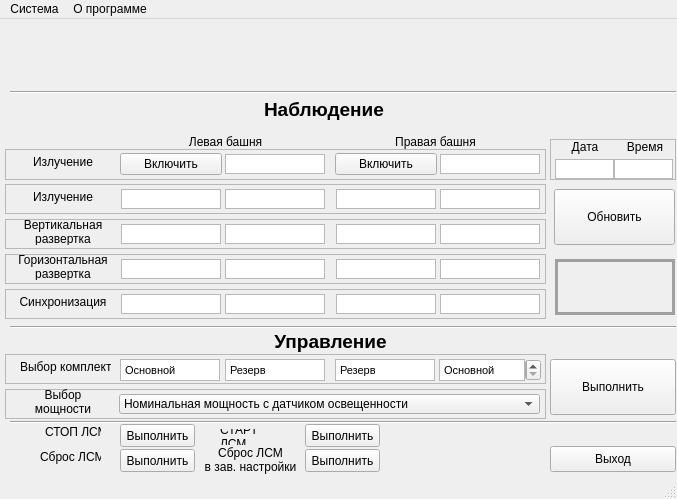
<?xml version="1.0" encoding="UTF-8"?>
<ui version="4.0">
 <class>MainWindow</class>
 <widget class="QMainWindow" name="MainWindow">
  <property name="geometry">
   <rect>
    <x>0</x>
    <y>0</y>
    <width>677</width>
    <height>499</height>
   </rect>
  </property>
  <property name="sizePolicy">
   <sizepolicy hsizetype="Fixed" vsizetype="Fixed">
    <horstretch>0</horstretch>
    <verstretch>0</verstretch>
   </sizepolicy>
  </property>
  <property name="minimumSize">
   <size>
    <width>677</width>
    <height>499</height>
   </size>
  </property>
  <property name="maximumSize">
   <size>
    <width>677</width>
    <height>499</height>
   </size>
  </property>
  <property name="windowTitle">
   <string notr="true">LSM</string>
  </property>
  <property name="toolButtonStyle">
   <enum>Qt::ToolButtonIconOnly</enum>
  </property>
  <property name="dockOptions">
   <set>QMainWindow::AllowTabbedDocks|QMainWindow::AnimatedDocks</set>
  </property>
  <widget class="QWidget" name="centralwidget">
   <widget class="QPushButton" name="pushButton">
    <property name="geometry">
     <rect>
      <x>554</x>
      <y>170</y>
      <width>121</width>
      <height>56</height>
     </rect>
    </property>
    <property name="text">
     <string>Обновить</string>
    </property>
   </widget>
   <widget class="QPushButton" name="pushButton_2">
    <property name="geometry">
     <rect>
      <x>550</x>
      <y>340</y>
      <width>126</width>
      <height>56</height>
     </rect>
    </property>
    <property name="text">
     <string>Выполнить</string>
    </property>
   </widget>
   <widget class="QPushButton" name="pushButton_3">
    <property name="geometry">
     <rect>
      <x>550</x>
      <y>427</y>
      <width>126</width>
      <height>26</height>
     </rect>
    </property>
    <property name="text">
     <string>Выход</string>
    </property>
   </widget>
   <widget class="QPushButton" name="pushButton_4">
    <property name="geometry">
     <rect>
      <x>120</x>
      <y>405</y>
      <width>75</width>
      <height>23</height>
     </rect>
    </property>
    <property name="text">
     <string>Выполнить</string>
    </property>
   </widget>
   <widget class="QPushButton" name="pushButton_5">
    <property name="geometry">
     <rect>
      <x>120</x>
      <y>430</y>
      <width>75</width>
      <height>23</height>
     </rect>
    </property>
    <property name="text">
     <string>Выполнить</string>
    </property>
   </widget>
   <widget class="QPushButton" name="pushButton_6">
    <property name="geometry">
     <rect>
      <x>305</x>
      <y>405</y>
      <width>75</width>
      <height>23</height>
     </rect>
    </property>
    <property name="text">
     <string>Выполнить</string>
    </property>
   </widget>
   <widget class="QPushButton" name="pushButton_7">
    <property name="geometry">
     <rect>
      <x>305</x>
      <y>430</y>
      <width>75</width>
      <height>23</height>
     </rect>
    </property>
    <property name="text">
     <string>Выполнить</string>
    </property>
   </widget>
   <widget class="QLabel" name="label">
    <property name="geometry">
     <rect>
      <x>45</x>
      <y>405</y>
      <width>56</width>
      <height>16</height>
     </rect>
    </property>
    <property name="text">
     <string>СТОП ЛСМ</string>
    </property>
   </widget>
   <widget class="QLabel" name="label_2">
    <property name="geometry">
     <rect>
      <x>40</x>
      <y>430</y>
      <width>61</width>
      <height>16</height>
     </rect>
    </property>
    <property name="text">
     <string>Сброс ЛСМ</string>
    </property>
   </widget>
   <widget class="QLabel" name="label_3">
    <property name="geometry">
     <rect>
      <x>220</x>
      <y>410</y>
      <width>66</width>
      <height>16</height>
     </rect>
    </property>
    <property name="text">
     <string>СТАРТ ЛСМ</string>
    </property>
    <property name="wordWrap">
     <bool>true</bool>
    </property>
   </widget>
   <widget class="QFrame" name="frame">
    <property name="geometry">
     <rect>
      <x>5</x>
      <y>335</y>
      <width>541</width>
      <height>30</height>
     </rect>
    </property>
    <property name="frameShape">
     <enum>QFrame::StyledPanel</enum>
    </property>
    <property name="frameShadow">
     <enum>QFrame::Raised</enum>
    </property>
    <property name="lineWidth">
     <number>1</number>
    </property>
    <widget class="QTextEdit" name="lsm__lsm_module__m2">
     <property name="geometry">
      <rect>
       <x>330</x>
       <y>5</y>
       <width>100</width>
       <height>22</height>
      </rect>
     </property>
     <property name="layoutDirection">
      <enum>Qt::LeftToRight</enum>
     </property>
     <property name="verticalScrollBarPolicy">
      <enum>Qt::ScrollBarAlwaysOff</enum>
     </property>
     <property name="horizontalScrollBarPolicy">
      <enum>Qt::ScrollBarAlwaysOff</enum>
     </property>
     <property name="readOnly">
      <bool>true</bool>
     </property>
     <property name="html">
      <string>&lt;!DOCTYPE HTML PUBLIC &quot;-//W3C//DTD HTML 4.0//EN&quot; &quot;http://www.w3.org/TR/REC-html40/strict.dtd&quot;&gt;
&lt;html&gt;&lt;head&gt;&lt;meta name=&quot;qrichtext&quot; content=&quot;1&quot; /&gt;&lt;style type=&quot;text/css&quot;&gt;
p, li { white-space: pre-wrap; }
&lt;/style&gt;&lt;/head&gt;&lt;body style=&quot; font-family:'MS Shell Dlg 2'; font-size:8.25pt; font-weight:400; font-style:normal;&quot;&gt;
&lt;p style=&quot; margin-top:0px; margin-bottom:0px; margin-left:0px; margin-right:0px; -qt-block-indent:0; text-indent:0px;&quot;&gt;&lt;span style=&quot; vertical-align:middle;&quot;&gt;Резерв&lt;/span&gt;&lt;/p&gt;&lt;/body&gt;&lt;/html&gt;</string>
     </property>
    </widget>
    <widget class="QTextEdit" name="lsm__lsm_module__m0">
     <property name="geometry">
      <rect>
       <x>115</x>
       <y>5</y>
       <width>100</width>
       <height>22</height>
      </rect>
     </property>
     <property name="verticalScrollBarPolicy">
      <enum>Qt::ScrollBarAlwaysOff</enum>
     </property>
     <property name="horizontalScrollBarPolicy">
      <enum>Qt::ScrollBarAlwaysOff</enum>
     </property>
     <property name="readOnly">
      <bool>true</bool>
     </property>
     <property name="html">
      <string>&lt;!DOCTYPE HTML PUBLIC &quot;-//W3C//DTD HTML 4.0//EN&quot; &quot;http://www.w3.org/TR/REC-html40/strict.dtd&quot;&gt;
&lt;html&gt;&lt;head&gt;&lt;meta name=&quot;qrichtext&quot; content=&quot;1&quot; /&gt;&lt;style type=&quot;text/css&quot;&gt;
p, li { white-space: pre-wrap; }
&lt;/style&gt;&lt;/head&gt;&lt;body style=&quot; font-family:'MS Shell Dlg 2'; font-size:8.25pt; font-weight:400; font-style:normal;&quot;&gt;
&lt;p style=&quot; margin-top:0px; margin-bottom:0px; margin-left:0px; margin-right:0px; -qt-block-indent:0; text-indent:0px;&quot;&gt;Основной&lt;/p&gt;&lt;/body&gt;&lt;/html&gt;</string>
     </property>
    </widget>
    <widget class="QTextEdit" name="lsm__lsm_module__m1">
     <property name="geometry">
      <rect>
       <x>220</x>
       <y>5</y>
       <width>100</width>
       <height>22</height>
      </rect>
     </property>
     <property name="verticalScrollBarPolicy">
      <enum>Qt::ScrollBarAlwaysOff</enum>
     </property>
     <property name="horizontalScrollBarPolicy">
      <enum>Qt::ScrollBarAlwaysOff</enum>
     </property>
     <property name="readOnly">
      <bool>true</bool>
     </property>
     <property name="html">
      <string>&lt;!DOCTYPE HTML PUBLIC &quot;-//W3C//DTD HTML 4.0//EN&quot; &quot;http://www.w3.org/TR/REC-html40/strict.dtd&quot;&gt;
&lt;html&gt;&lt;head&gt;&lt;meta name=&quot;qrichtext&quot; content=&quot;1&quot; /&gt;&lt;style type=&quot;text/css&quot;&gt;
p, li { white-space: pre-wrap; }
&lt;/style&gt;&lt;/head&gt;&lt;body style=&quot; font-family:'MS Shell Dlg 2'; font-size:8.25pt; font-weight:400; font-style:normal;&quot;&gt;
&lt;p style=&quot; margin-top:0px; margin-bottom:0px; margin-left:0px; margin-right:0px; -qt-block-indent:0; text-indent:0px;&quot;&gt;Резерв&lt;/p&gt;&lt;/body&gt;&lt;/html&gt;</string>
     </property>
    </widget>
    <widget class="QLabel" name="label_5">
     <property name="geometry">
      <rect>
       <x>15</x>
       <y>5</y>
       <width>91</width>
       <height>16</height>
      </rect>
     </property>
     <property name="text">
      <string>Выбор комплекта</string>
     </property>
    </widget>
    <widget class="QSpinBox" name="spinBox">
     <property name="geometry">
      <rect>
       <x>520</x>
       <y>5</y>
       <width>16</width>
       <height>22</height>
      </rect>
     </property>
    </widget>
    <widget class="QTextEdit" name="lsm__lsm_module__m3">
     <property name="geometry">
      <rect>
       <x>434</x>
       <y>5</y>
       <width>86</width>
       <height>22</height>
      </rect>
     </property>
     <property name="verticalScrollBarPolicy">
      <enum>Qt::ScrollBarAlwaysOff</enum>
     </property>
     <property name="horizontalScrollBarPolicy">
      <enum>Qt::ScrollBarAlwaysOff</enum>
     </property>
     <property name="readOnly">
      <bool>true</bool>
     </property>
     <property name="html">
      <string>&lt;!DOCTYPE HTML PUBLIC &quot;-//W3C//DTD HTML 4.0//EN&quot; &quot;http://www.w3.org/TR/REC-html40/strict.dtd&quot;&gt;
&lt;html&gt;&lt;head&gt;&lt;meta name=&quot;qrichtext&quot; content=&quot;1&quot; /&gt;&lt;style type=&quot;text/css&quot;&gt;
p, li { white-space: pre-wrap; }
&lt;/style&gt;&lt;/head&gt;&lt;body style=&quot; font-family:'MS Shell Dlg 2'; font-size:8.25pt; font-weight:400; font-style:normal;&quot;&gt;
&lt;p style=&quot; margin-top:0px; margin-bottom:0px; margin-left:0px; margin-right:0px; -qt-block-indent:0; text-indent:0px;&quot;&gt;Основной&lt;/p&gt;&lt;/body&gt;&lt;/html&gt;</string>
     </property>
    </widget>
   </widget>
   <widget class="QLabel" name="label_6">
    <property name="geometry">
     <rect>
      <x>265</x>
      <y>310</y>
      <width>131</width>
      <height>25</height>
     </rect>
    </property>
    <property name="font">
     <font>
      <pointsize>14</pointsize>
      <weight>75</weight>
      <bold>true</bold>
     </font>
    </property>
    <property name="text">
     <string>Управление</string>
    </property>
    <property name="alignment">
     <set>Qt::AlignCenter</set>
    </property>
   </widget>
   <widget class="QFrame" name="frame_2">
    <property name="geometry">
     <rect>
      <x>5</x>
      <y>270</y>
      <width>541</width>
      <height>30</height>
     </rect>
    </property>
    <property name="frameShape">
     <enum>QFrame::StyledPanel</enum>
    </property>
    <property name="frameShadow">
     <enum>QFrame::Raised</enum>
    </property>
    <property name="lineWidth">
     <number>1</number>
    </property>
    <widget class="QTextEdit" name="lsm__sinchronization__m2">
     <property name="geometry">
      <rect>
       <x>331</x>
       <y>5</y>
       <width>100</width>
       <height>20</height>
      </rect>
     </property>
     <property name="verticalScrollBarPolicy">
      <enum>Qt::ScrollBarAlwaysOff</enum>
     </property>
     <property name="horizontalScrollBarPolicy">
      <enum>Qt::ScrollBarAlwaysOff</enum>
     </property>
     <property name="readOnly">
      <bool>true</bool>
     </property>
    </widget>
    <widget class="QTextEdit" name="lsm__sinchronization__m0">
     <property name="geometry">
      <rect>
       <x>116</x>
       <y>5</y>
       <width>100</width>
       <height>20</height>
      </rect>
     </property>
     <property name="verticalScrollBarPolicy">
      <enum>Qt::ScrollBarAlwaysOff</enum>
     </property>
     <property name="horizontalScrollBarPolicy">
      <enum>Qt::ScrollBarAlwaysOff</enum>
     </property>
     <property name="readOnly">
      <bool>true</bool>
     </property>
    </widget>
    <widget class="QTextEdit" name="lsm__sinchronization__m1">
     <property name="geometry">
      <rect>
       <x>220</x>
       <y>5</y>
       <width>100</width>
       <height>20</height>
      </rect>
     </property>
     <property name="verticalScrollBarPolicy">
      <enum>Qt::ScrollBarAlwaysOff</enum>
     </property>
     <property name="horizontalScrollBarPolicy">
      <enum>Qt::ScrollBarAlwaysOff</enum>
     </property>
     <property name="readOnly">
      <bool>true</bool>
     </property>
    </widget>
    <widget class="QLabel" name="label_7">
     <property name="geometry">
      <rect>
       <x>10</x>
       <y>5</y>
       <width>96</width>
       <height>16</height>
      </rect>
     </property>
     <property name="text">
      <string>Синхронизация</string>
     </property>
     <property name="alignment">
      <set>Qt::AlignCenter</set>
     </property>
    </widget>
    <widget class="QTextEdit" name="lsm__sinchronization__m3">
     <property name="geometry">
      <rect>
       <x>435</x>
       <y>5</y>
       <width>100</width>
       <height>20</height>
      </rect>
     </property>
     <property name="verticalScrollBarPolicy">
      <enum>Qt::ScrollBarAlwaysOff</enum>
     </property>
     <property name="horizontalScrollBarPolicy">
      <enum>Qt::ScrollBarAlwaysOff</enum>
     </property>
     <property name="readOnly">
      <bool>true</bool>
     </property>
    </widget>
   </widget>
   <widget class="QFrame" name="frame_3">
    <property name="geometry">
     <rect>
      <x>5</x>
      <y>235</y>
      <width>541</width>
      <height>30</height>
     </rect>
    </property>
    <property name="frameShape">
     <enum>QFrame::StyledPanel</enum>
    </property>
    <property name="frameShadow">
     <enum>QFrame::Raised</enum>
    </property>
    <property name="lineWidth">
     <number>1</number>
    </property>
    <widget class="QTextEdit" name="lsm__horizontal_scan__m2">
     <property name="geometry">
      <rect>
       <x>331</x>
       <y>5</y>
       <width>100</width>
       <height>20</height>
      </rect>
     </property>
     <property name="verticalScrollBarPolicy">
      <enum>Qt::ScrollBarAlwaysOff</enum>
     </property>
     <property name="horizontalScrollBarPolicy">
      <enum>Qt::ScrollBarAlwaysOff</enum>
     </property>
     <property name="readOnly">
      <bool>true</bool>
     </property>
    </widget>
    <widget class="QTextEdit" name="lsm__horizontal_scan__m0">
     <property name="geometry">
      <rect>
       <x>116</x>
       <y>5</y>
       <width>100</width>
       <height>20</height>
      </rect>
     </property>
     <property name="verticalScrollBarPolicy">
      <enum>Qt::ScrollBarAlwaysOff</enum>
     </property>
     <property name="horizontalScrollBarPolicy">
      <enum>Qt::ScrollBarAlwaysOff</enum>
     </property>
     <property name="readOnly">
      <bool>true</bool>
     </property>
    </widget>
    <widget class="QTextEdit" name="lsm__horizontal_scan__m1">
     <property name="geometry">
      <rect>
       <x>220</x>
       <y>5</y>
       <width>100</width>
       <height>20</height>
      </rect>
     </property>
     <property name="verticalScrollBarPolicy">
      <enum>Qt::ScrollBarAlwaysOff</enum>
     </property>
     <property name="horizontalScrollBarPolicy">
      <enum>Qt::ScrollBarAlwaysOff</enum>
     </property>
     <property name="readOnly">
      <bool>true</bool>
     </property>
    </widget>
    <widget class="QTextEdit" name="lsm__horizontal_scan__m3">
     <property name="geometry">
      <rect>
       <x>435</x>
       <y>5</y>
       <width>100</width>
       <height>20</height>
      </rect>
     </property>
     <property name="verticalScrollBarPolicy">
      <enum>Qt::ScrollBarAlwaysOff</enum>
     </property>
     <property name="horizontalScrollBarPolicy">
      <enum>Qt::ScrollBarAlwaysOff</enum>
     </property>
     <property name="readOnly">
      <bool>true</bool>
     </property>
    </widget>
    <widget class="QLabel" name="label_8">
     <property name="geometry">
      <rect>
       <x>10</x>
       <y>0</y>
       <width>96</width>
       <height>26</height>
      </rect>
     </property>
     <property name="text">
      <string>Горизонтальная развертка</string>
     </property>
     <property name="alignment">
      <set>Qt::AlignCenter</set>
     </property>
     <property name="wordWrap">
      <bool>true</bool>
     </property>
    </widget>
   </widget>
   <widget class="QFrame" name="frame_4">
    <property name="geometry">
     <rect>
      <x>5</x>
      <y>165</y>
      <width>541</width>
      <height>30</height>
     </rect>
    </property>
    <property name="frameShape">
     <enum>QFrame::StyledPanel</enum>
    </property>
    <property name="frameShadow">
     <enum>QFrame::Raised</enum>
    </property>
    <property name="lineWidth">
     <number>1</number>
    </property>
    <widget class="QTextEdit" name="lsm__radiation__m2">
     <property name="geometry">
      <rect>
       <x>331</x>
       <y>5</y>
       <width>100</width>
       <height>20</height>
      </rect>
     </property>
     <property name="verticalScrollBarPolicy">
      <enum>Qt::ScrollBarAlwaysOff</enum>
     </property>
     <property name="horizontalScrollBarPolicy">
      <enum>Qt::ScrollBarAlwaysOff</enum>
     </property>
    </widget>
    <widget class="QTextEdit" name="lsm__radiation__m0">
     <property name="geometry">
      <rect>
       <x>116</x>
       <y>5</y>
       <width>100</width>
       <height>20</height>
      </rect>
     </property>
     <property name="verticalScrollBarPolicy">
      <enum>Qt::ScrollBarAlwaysOff</enum>
     </property>
     <property name="horizontalScrollBarPolicy">
      <enum>Qt::ScrollBarAlwaysOff</enum>
     </property>
     <property name="readOnly">
      <bool>true</bool>
     </property>
    </widget>
    <widget class="QTextEdit" name="lsm__radiation__m1">
     <property name="geometry">
      <rect>
       <x>220</x>
       <y>5</y>
       <width>100</width>
       <height>20</height>
      </rect>
     </property>
     <property name="verticalScrollBarPolicy">
      <enum>Qt::ScrollBarAlwaysOff</enum>
     </property>
     <property name="horizontalScrollBarPolicy">
      <enum>Qt::ScrollBarAlwaysOff</enum>
     </property>
     <property name="readOnly">
      <bool>true</bool>
     </property>
    </widget>
    <widget class="QLabel" name="label_9">
     <property name="geometry">
      <rect>
       <x>10</x>
       <y>5</y>
       <width>96</width>
       <height>16</height>
      </rect>
     </property>
     <property name="text">
      <string>Излучение</string>
     </property>
     <property name="alignment">
      <set>Qt::AlignCenter</set>
     </property>
    </widget>
    <widget class="QTextEdit" name="lsm__radiation__m3">
     <property name="geometry">
      <rect>
       <x>435</x>
       <y>5</y>
       <width>100</width>
       <height>20</height>
      </rect>
     </property>
     <property name="verticalScrollBarPolicy">
      <enum>Qt::ScrollBarAlwaysOff</enum>
     </property>
     <property name="horizontalScrollBarPolicy">
      <enum>Qt::ScrollBarAlwaysOff</enum>
     </property>
     <property name="readOnly">
      <bool>true</bool>
     </property>
    </widget>
   </widget>
   <widget class="QFrame" name="frame_5">
    <property name="geometry">
     <rect>
      <x>5</x>
      <y>200</y>
      <width>541</width>
      <height>30</height>
     </rect>
    </property>
    <property name="frameShape">
     <enum>QFrame::StyledPanel</enum>
    </property>
    <property name="frameShadow">
     <enum>QFrame::Raised</enum>
    </property>
    <property name="lineWidth">
     <number>1</number>
    </property>
    <widget class="QTextEdit" name="lsm__vertical_scan__m2">
     <property name="geometry">
      <rect>
       <x>331</x>
       <y>5</y>
       <width>100</width>
       <height>20</height>
      </rect>
     </property>
     <property name="verticalScrollBarPolicy">
      <enum>Qt::ScrollBarAlwaysOff</enum>
     </property>
     <property name="horizontalScrollBarPolicy">
      <enum>Qt::ScrollBarAlwaysOff</enum>
     </property>
     <property name="readOnly">
      <bool>true</bool>
     </property>
    </widget>
    <widget class="QTextEdit" name="lsm__vertical_scan__m0">
     <property name="geometry">
      <rect>
       <x>116</x>
       <y>5</y>
       <width>100</width>
       <height>20</height>
      </rect>
     </property>
     <property name="verticalScrollBarPolicy">
      <enum>Qt::ScrollBarAlwaysOff</enum>
     </property>
     <property name="horizontalScrollBarPolicy">
      <enum>Qt::ScrollBarAlwaysOff</enum>
     </property>
     <property name="readOnly">
      <bool>true</bool>
     </property>
    </widget>
    <widget class="QTextEdit" name="lsm__vertical_scan__m1">
     <property name="geometry">
      <rect>
       <x>220</x>
       <y>5</y>
       <width>100</width>
       <height>20</height>
      </rect>
     </property>
     <property name="verticalScrollBarPolicy">
      <enum>Qt::ScrollBarAlwaysOff</enum>
     </property>
     <property name="horizontalScrollBarPolicy">
      <enum>Qt::ScrollBarAlwaysOff</enum>
     </property>
     <property name="readOnly">
      <bool>true</bool>
     </property>
    </widget>
    <widget class="QLabel" name="label_10">
     <property name="geometry">
      <rect>
       <x>10</x>
       <y>0</y>
       <width>96</width>
       <height>26</height>
      </rect>
     </property>
     <property name="text">
      <string>Вертикальная развертка</string>
     </property>
     <property name="alignment">
      <set>Qt::AlignCenter</set>
     </property>
     <property name="wordWrap">
      <bool>true</bool>
     </property>
    </widget>
    <widget class="QTextEdit" name="lsm__vertical_scan__m3">
     <property name="geometry">
      <rect>
       <x>435</x>
       <y>5</y>
       <width>100</width>
       <height>20</height>
      </rect>
     </property>
     <property name="verticalScrollBarPolicy">
      <enum>Qt::ScrollBarAlwaysOff</enum>
     </property>
     <property name="horizontalScrollBarPolicy">
      <enum>Qt::ScrollBarAlwaysOff</enum>
     </property>
     <property name="readOnly">
      <bool>true</bool>
     </property>
    </widget>
   </widget>
   <widget class="QFrame" name="frame_6">
    <property name="geometry">
     <rect>
      <x>5</x>
      <y>370</y>
      <width>541</width>
      <height>30</height>
     </rect>
    </property>
    <property name="frameShape">
     <enum>QFrame::StyledPanel</enum>
    </property>
    <property name="frameShadow">
     <enum>QFrame::Raised</enum>
    </property>
    <property name="lineWidth">
     <number>1</number>
    </property>
    <widget class="QLabel" name="label_11">
     <property name="geometry">
      <rect>
       <x>10</x>
       <y>0</y>
       <width>96</width>
       <height>26</height>
      </rect>
     </property>
     <property name="text">
      <string>Выбор мощности излучения</string>
     </property>
     <property name="alignment">
      <set>Qt::AlignCenter</set>
     </property>
     <property name="wordWrap">
      <bool>true</bool>
     </property>
    </widget>
    <widget class="QComboBox" name="lsm_power">
     <property name="geometry">
      <rect>
       <x>114</x>
       <y>5</y>
       <width>421</width>
       <height>20</height>
      </rect>
     </property>
     <item>
      <property name="text">
       <string>Номинальная мощность с датчиком освещенности</string>
      </property>
     </item>
    </widget>
   </widget>
   <widget class="QLabel" name="label_12">
    <property name="geometry">
     <rect>
      <x>185</x>
      <y>115</y>
      <width>81</width>
      <height>16</height>
     </rect>
    </property>
    <property name="text">
     <string>Левая башня</string>
    </property>
    <property name="alignment">
     <set>Qt::AlignCenter</set>
    </property>
   </widget>
   <widget class="QLabel" name="label_13">
    <property name="geometry">
     <rect>
      <x>395</x>
      <y>115</y>
      <width>81</width>
      <height>16</height>
     </rect>
    </property>
    <property name="text">
     <string>Правая башня</string>
    </property>
    <property name="alignment">
     <set>Qt::AlignCenter</set>
    </property>
   </widget>
   <widget class="QLabel" name="label_14">
    <property name="geometry">
     <rect>
      <x>264</x>
      <y>75</y>
      <width>131</width>
      <height>31</height>
     </rect>
    </property>
    <property name="font">
     <font>
      <pointsize>14</pointsize>
      <weight>75</weight>
      <bold>true</bold>
     </font>
    </property>
    <property name="text">
     <string>Наблюдение</string>
    </property>
   </widget>
   <widget class="QLabel" name="label_4">
    <property name="geometry">
     <rect>
      <x>200</x>
      <y>425</y>
      <width>101</width>
      <height>31</height>
     </rect>
    </property>
    <property name="text">
     <string>Сброс ЛСМ
в зав. настройки</string>
    </property>
    <property name="alignment">
     <set>Qt::AlignCenter</set>
    </property>
   </widget>
   <widget class="QFrame" name="frame_7">
    <property name="geometry">
     <rect>
      <x>5</x>
      <y>130</y>
      <width>541</width>
      <height>31</height>
     </rect>
    </property>
    <property name="frameShape">
     <enum>QFrame::StyledPanel</enum>
    </property>
    <property name="frameShadow">
     <enum>QFrame::Raised</enum>
    </property>
    <property name="lineWidth">
     <number>1</number>
    </property>
    <widget class="QTextEdit" name="textEdit_">
     <property name="geometry">
      <rect>
       <x>220</x>
       <y>5</y>
       <width>100</width>
       <height>20</height>
      </rect>
     </property>
     <property name="verticalScrollBarPolicy">
      <enum>Qt::ScrollBarAlwaysOff</enum>
     </property>
     <property name="horizontalScrollBarPolicy">
      <enum>Qt::ScrollBarAlwaysOff</enum>
     </property>
     <property name="readOnly">
      <bool>true</bool>
     </property>
    </widget>
    <widget class="QLabel" name="label_15">
     <property name="geometry">
      <rect>
       <x>10</x>
       <y>5</y>
       <width>96</width>
       <height>16</height>
      </rect>
     </property>
     <property name="text">
      <string>Излучение</string>
     </property>
     <property name="alignment">
      <set>Qt::AlignCenter</set>
     </property>
    </widget>
    <widget class="QTextEdit" name="textEdit_24">
     <property name="geometry">
      <rect>
       <x>435</x>
       <y>5</y>
       <width>100</width>
       <height>20</height>
      </rect>
     </property>
     <property name="verticalScrollBarPolicy">
      <enum>Qt::ScrollBarAlwaysOff</enum>
     </property>
     <property name="horizontalScrollBarPolicy">
      <enum>Qt::ScrollBarAlwaysOff</enum>
     </property>
     <property name="readOnly">
      <bool>true</bool>
     </property>
    </widget>
    <widget class="QPushButton" name="pushButton_8">
     <property name="geometry">
      <rect>
       <x>115</x>
       <y>4</y>
       <width>102</width>
       <height>22</height>
      </rect>
     </property>
     <property name="text">
      <string>Включить</string>
     </property>
    </widget>
    <widget class="QPushButton" name="pushButton_9">
     <property name="geometry">
      <rect>
       <x>330</x>
       <y>4</y>
       <width>102</width>
       <height>22</height>
      </rect>
     </property>
     <property name="text">
      <string>Включить</string>
     </property>
    </widget>
   </widget>
   <widget class="QLabel" name="label_16">
    <property name="geometry">
     <rect>
      <x>0</x>
      <y>0</y>
      <width>681</width>
      <height>66</height>
     </rect>
    </property>
    <property name="text">
     <string/>
    </property>
    <property name="pixmap">
     <pixmap>../img/lsm_logo.png</pixmap>
    </property>
    <property name="scaledContents">
     <bool>true</bool>
    </property>
   </widget>
   <widget class="QFrame" name="frame_8">
    <property name="geometry">
     <rect>
      <x>550</x>
      <y>120</y>
      <width>126</width>
      <height>41</height>
     </rect>
    </property>
    <property name="frameShape">
     <enum>QFrame::StyledPanel</enum>
    </property>
    <property name="frameShadow">
     <enum>QFrame::Raised</enum>
    </property>
    <widget class="QLabel" name="label_17">
     <property name="geometry">
      <rect>
       <x>7</x>
       <y>0</y>
       <width>56</width>
       <height>16</height>
      </rect>
     </property>
     <property name="text">
      <string>Дата</string>
     </property>
     <property name="alignment">
      <set>Qt::AlignCenter</set>
     </property>
    </widget>
    <widget class="QLabel" name="label_18">
     <property name="geometry">
      <rect>
       <x>67</x>
       <y>0</y>
       <width>56</width>
       <height>16</height>
      </rect>
     </property>
     <property name="text">
      <string>Время</string>
     </property>
     <property name="alignment">
      <set>Qt::AlignCenter</set>
     </property>
    </widget>
    <widget class="QTextEdit" name="lsm__date">
     <property name="geometry">
      <rect>
       <x>5</x>
       <y>20</y>
       <width>59</width>
       <height>20</height>
      </rect>
     </property>
     <property name="verticalScrollBarPolicy">
      <enum>Qt::ScrollBarAlwaysOff</enum>
     </property>
     <property name="horizontalScrollBarPolicy">
      <enum>Qt::ScrollBarAlwaysOff</enum>
     </property>
     <property name="readOnly">
      <bool>true</bool>
     </property>
    </widget>
    <widget class="QTextEdit" name="lsm__time">
     <property name="geometry">
      <rect>
       <x>64</x>
       <y>20</y>
       <width>59</width>
       <height>20</height>
      </rect>
     </property>
     <property name="verticalScrollBarPolicy">
      <enum>Qt::ScrollBarAlwaysOff</enum>
     </property>
     <property name="horizontalScrollBarPolicy">
      <enum>Qt::ScrollBarAlwaysOff</enum>
     </property>
     <property name="readOnly">
      <bool>true</bool>
     </property>
    </widget>
   </widget>
   <widget class="Line" name="line">
    <property name="geometry">
     <rect>
      <x>10</x>
      <y>395</y>
      <width>666</width>
      <height>16</height>
     </rect>
    </property>
    <property name="orientation">
     <enum>Qt::Horizontal</enum>
    </property>
   </widget>
   <widget class="QLabel" name="label_19">
    <property name="geometry">
     <rect>
      <x>555</x>
      <y>240</y>
      <width>120</width>
      <height>56</height>
     </rect>
    </property>
    <property name="autoFillBackground">
     <bool>false</bool>
    </property>
    <property name="styleSheet">
     <string notr="true">border: 3px solid #a0a0a0;</string>
    </property>
    <property name="text">
     <string/>
    </property>
    <property name="alignment">
     <set>Qt::AlignCenter</set>
    </property>
   </widget>
   <widget class="Line" name="line_2">
    <property name="geometry">
     <rect>
      <x>10</x>
      <y>300</y>
      <width>666</width>
      <height>16</height>
     </rect>
    </property>
    <property name="orientation">
     <enum>Qt::Horizontal</enum>
    </property>
   </widget>
   <widget class="Line" name="line_3">
    <property name="geometry">
     <rect>
      <x>10</x>
      <y>65</y>
      <width>666</width>
      <height>16</height>
     </rect>
    </property>
    <property name="orientation">
     <enum>Qt::Horizontal</enum>
    </property>
   </widget>
  </widget>
  <widget class="QMenuBar" name="menubar">
   <property name="geometry">
    <rect>
     <x>0</x>
     <y>0</y>
     <width>677</width>
     <height>21</height>
    </rect>
   </property>
   <widget class="QMenu" name="menu">
    <property name="title">
     <string>Система</string>
    </property>
    <addaction name="action_USB"/>
    <addaction name="action_2"/>
   </widget>
   <widget class="QMenu" name="menu_2">
    <property name="title">
     <string>О программе</string>
    </property>
    <addaction name="action"/>
   </widget>
   <addaction name="menu"/>
   <addaction name="menu_2"/>
  </widget>
  <widget class="QStatusBar" name="statusbar"/>
  <action name="action_USB">
   <property name="text">
    <string>Настройки USB</string>
   </property>
  </action>
  <action name="action">
   <property name="text">
    <string>О прогроамме</string>
   </property>
  </action>
  <action name="action_2">
   <property name="text">
    <string>Настройки Модема</string>
   </property>
  </action>
 </widget>
 <resources/>
 <connections/>
</ui>
